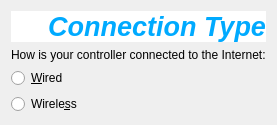
     <widget class="QWidget" name="connectionTypePage">
      <layout class="QFormLayout" name="formLayout_2">
       <item row="1" column="0">
        <widget class="QLabel" name="label_6">
         <property name="text">
          <string>How is your controller connected to the Internet:</string>
         </property>
        </widget>
       </item>
       <item row="2" column="0">
        <widget class="QRadioButton" name="wiredRadioBtn">
         <property name="text">
          <string>&amp;Wired</string>
         </property>
        </widget>
       </item>
       <item row="3" column="0">
        <widget class="QRadioButton" name="wifiRadioBtn">
         <property name="text">
          <string>Wirele&amp;ss</string>
         </property>
        </widget>
       </item>
       <item row="0" column="0" colspan="2">
        <widget class="QLabel" name="label_5">
         <property name="palette">
          <palette>
           <active>
            <colorrole role="WindowText">
             <brush brushstyle="SolidPattern">
              <color alpha="255">
               <red>0</red>
               <green>170</green>
               <blue>255</blue>
              </color>
             </brush>
            </colorrole>
            <colorrole role="Base">
             <brush brushstyle="SolidPattern">
              <color alpha="255">
               <red>255</red>
               <green>255</green>
               <blue>255</blue>
              </color>
             </brush>
            </colorrole>
            <colorrole role="Window">
             <brush brushstyle="SolidPattern">
              <color alpha="255">
               <red>255</red>
               <green>255</green>
               <blue>255</blue>
              </color>
             </brush>
            </colorrole>
           </active>
           <inactive>
            <colorrole role="WindowText">
             <brush brushstyle="SolidPattern">
              <color alpha="255">
               <red>0</red>
               <green>170</green>
               <blue>255</blue>
              </color>
             </brush>
            </colorrole>
            <colorrole role="Base">
             <brush brushstyle="SolidPattern">
              <color alpha="255">
               <red>255</red>
               <green>255</green>
               <blue>255</blue>
              </color>
             </brush>
            </colorrole>
            <colorrole role="Window">
             <brush brushstyle="SolidPattern">
              <color alpha="255">
               <red>255</red>
               <green>255</green>
               <blue>255</blue>
              </color>
             </brush>
            </colorrole>
           </inactive>
           <disabled>
            <colorrole role="WindowText">
             <brush brushstyle="SolidPattern">
              <color alpha="255">
               <red>119</red>
               <green>119</green>
               <blue>119</blue>
              </color>
             </brush>
            </colorrole>
            <colorrole role="Base">
             <brush brushstyle="SolidPattern">
              <color alpha="255">
               <red>255</red>
               <green>255</green>
               <blue>255</blue>
              </color>
             </brush>
            </colorrole>
            <colorrole role="Window">
             <brush brushstyle="SolidPattern">
              <color alpha="255">
               <red>255</red>
               <green>255</green>
               <blue>255</blue>
              </color>
             </brush>
            </colorrole>
           </disabled>
          </palette>
         </property>
         <property name="font">
          <font>
           <pointsize>20</pointsize>
           <weight>75</weight>
           <italic>true</italic>
           <bold>true</bold>
          </font>
         </property>
         <property name="autoFillBackground">
          <bool>true</bool>
         </property>
         <property name="text">
          <string>Connection Type</string>
         </property>
         <property name="alignment">
          <set>Qt::AlignRight|Qt::AlignTrailing|Qt::AlignVCenter</set>
         </property>
         <property name="margin">
          <number>0</number>
         </property>
        </widget>
       </item>
      </layout>
     </widget>
